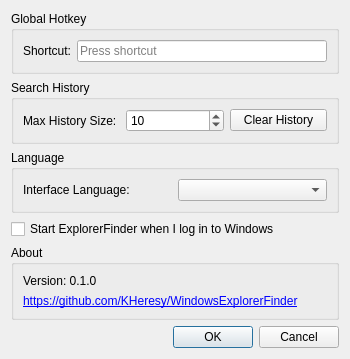
<?xml version="1.0" encoding="UTF-8"?>
<ui version="4.0">
 <class>SettingsDialog</class>
 <widget class="QDialog" name="SettingsDialog">
  <property name="geometry">
   <rect>
    <x>0</x>
    <y>0</y>
    <width>350</width>
    <height>300</height>
   </rect>
  </property>
  <property name="windowTitle">
   <string>Settings</string>
  </property>
  <layout class="QVBoxLayout" name="verticalLayout">
   <item>
    <widget class="QGroupBox" name="groupBox">
     <property name="title">
      <string>Global Hotkey</string>
     </property>
     <layout class="QHBoxLayout" name="horizontalLayout">
      <item>
       <widget class="QLabel" name="label">
        <property name="text">
         <string>Shortcut:</string>
        </property>
       </widget>
      </item>
      <item>
       <widget class="QKeySequenceEdit" name="keySequenceEdit"/>
      </item>
     </layout>
    </widget>
   </item>
   <item>
    <widget class="QGroupBox" name="grpHistory">
     <property name="title">
      <string>Search History</string>
     </property>
     <layout class="QHBoxLayout" name="horizontalLayout_3">
      <item>
       <widget class="QLabel" name="label_3">
        <property name="text">
         <string>Max History Size:</string>
        </property>
       </widget>
      </item>
      <item>
       <widget class="QSpinBox" name="sbHistorySize">
        <property name="minimum">
         <number>1</number>
        </property>
        <property name="maximum">
         <number>100</number>
        </property>
        <property name="value">
         <number>10</number>
        </property>
       </widget>
      </item>
      <item>
       <widget class="QPushButton" name="btnClearHistory">
        <property name="text">
         <string>Clear History</string>
        </property>
       </widget>
      </item>
     </layout>
    </widget>
   </item>
   <item>
    <widget class="QGroupBox" name="groupBox_2">
     <property name="title">
      <string>Language</string>
     </property>
     <layout class="QHBoxLayout" name="horizontalLayout_2">
      <item>
       <widget class="QLabel" name="label_2">
        <property name="text">
         <string>Interface Language:</string>
        </property>
       </widget>
      </item>
      <item>
       <widget class="QComboBox" name="cmbLanguage"/>
      </item>
     </layout>
    </widget>
   </item>
   <item>
    <widget class="QCheckBox" name="chkAutoStart">
     <property name="text">
      <string>Start ExplorerFinder when I log in to Windows</string>
     </property>
    </widget>
   </item>
   <item>
    <widget class="QGroupBox" name="grpAbout">
     <property name="title">
      <string>About</string>
     </property>
     <layout class="QVBoxLayout" name="verticalLayout_2">
      <item>
       <widget class="QLabel" name="lblVersion">
        <property name="text">
         <string>Version: 0.1.0</string>
        </property>
       </widget>
      </item>
      <item>
       <widget class="QLabel" name="lblProjectLink">
        <property name="text">
         <string>&lt;a href=&quot;https://github.com/KHeresy/WindowsExplorerFinder&quot;&gt;https://github.com/KHeresy/WindowsExplorerFinder&lt;/a&gt;</string>
        </property>
        <property name="openExternalLinks">
         <bool>true</bool>
        </property>
       </widget>
      </item>
     </layout>
    </widget>
   </item>
   <item>
    <spacer name="verticalSpacer">
     <property name="orientation">
      <enum>Qt::Vertical</enum>
     </property>
     <property name="sizeHint" stdset="0">
      <size>
       <width>20</width>
       <height>10</height>
      </size>
     </property>
    </spacer>
   </item>
   <item>
    <widget class="QDialogButtonBox" name="buttonBox">
     <property name="orientation">
      <enum>Qt::Horizontal</enum>
     </property>
     <property name="standardButtons">
      <set>QDialogButtonBox::Cancel|QDialogButtonBox::Ok</set>
     </property>
    </widget>
   </item>
  </layout>
 </widget>
 <resources/>
 <connections>
  <connection>
   <sender>buttonBox</sender>
   <signal>accepted()</signal>
   <receiver>SettingsDialog</receiver>
   <slot>accept()</slot>
   <hints>
    <hint type="sourcelabel">
     <x>248</x>
     <y>254</y>
    </hint>
    <hint type="destinationlabel">
     <x>157</x>
     <y>274</y>
    </hint>
   </hints>
  </connection>
  <connection>
   <sender>buttonBox</sender>
   <signal>rejected()</signal>
   <receiver>SettingsDialog</receiver>
   <slot>reject()</slot>
   <hints>
    <hint type="sourcelabel">
     <x>316</x>
     <y>260</y>
    </hint>
    <hint type="destinationlabel">
     <x>286</x>
     <y>274</y>
    </hint>
   </hints>
  </connection>
 </connections>
</ui>
